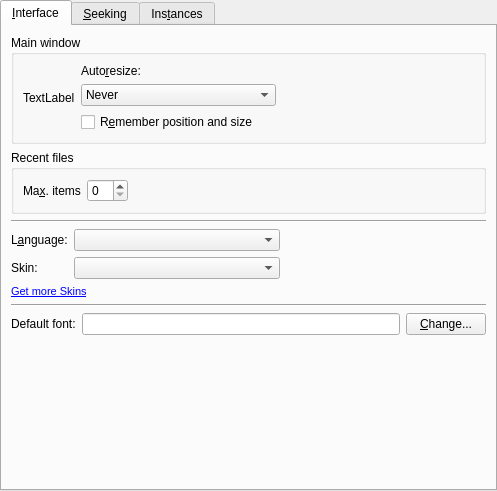
<?xml version="1.0" encoding="UTF-8"?>
<ui version="4.0">
 <class>PrefInterface</class>
 <widget class="QWidget" name="PrefInterface">
  <property name="geometry">
   <rect>
    <x>0</x>
    <y>0</y>
    <width>497</width>
    <height>491</height>
   </rect>
  </property>
  <layout class="QVBoxLayout">
   <property name="spacing">
    <number>0</number>
   </property>
   <property name="margin">
    <number>0</number>
   </property>
   <item>
    <widget class="QTabWidget" name="tabWidget">
     <property name="currentIndex">
      <number>0</number>
     </property>
     <widget class="QWidget" name="tab">
      <attribute name="title">
       <string>&amp;Interface</string>
      </attribute>
      <layout class="QVBoxLayout">
       <property name="spacing">
        <number>6</number>
       </property>
       <property name="margin">
        <number>9</number>
       </property>
       <item>
        <widget class="QGroupBox" name="groupBox">
         <property name="title">
          <string>Main window</string>
         </property>
         <layout class="QHBoxLayout">
          <property name="spacing">
           <number>6</number>
          </property>
          <property name="margin">
           <number>9</number>
          </property>
          <item>
           <widget class="QLabel" name="resize_window_icon">
            <property name="text">
             <string>TextLabel</string>
            </property>
           </widget>
          </item>
          <item>
           <layout class="QVBoxLayout">
            <property name="spacing">
             <number>6</number>
            </property>
            <property name="margin">
             <number>0</number>
            </property>
            <item>
             <widget class="QLabel" name="label">
              <property name="text">
               <string>Auto&amp;resize:</string>
              </property>
              <property name="buddy">
               <cstring>mainwindow_resize_combo</cstring>
              </property>
             </widget>
            </item>
            <item>
             <widget class="QComboBox" name="mainwindow_resize_combo">
              <property name="sizePolicy">
               <sizepolicy hsizetype="Preferred" vsizetype="Fixed">
                <horstretch>0</horstretch>
                <verstretch>0</verstretch>
               </sizepolicy>
              </property>
              <item>
               <property name="text">
                <string>Never</string>
               </property>
              </item>
              <item>
               <property name="text">
                <string>Whenever it's needed</string>
               </property>
              </item>
              <item>
               <property name="text">
                <string>Only after loading a new video</string>
               </property>
              </item>
             </widget>
            </item>
            <item>
             <widget class="QCheckBox" name="save_size_check">
              <property name="text">
               <string>R&amp;emember position and size</string>
              </property>
             </widget>
            </item>
           </layout>
          </item>
          <item>
           <spacer>
            <property name="orientation">
             <enum>Qt::Horizontal</enum>
            </property>
            <property name="sizeHint" stdset="0">
             <size>
              <width>40</width>
              <height>20</height>
             </size>
            </property>
           </spacer>
          </item>
         </layout>
        </widget>
       </item>
       <item>
        <widget class="QGroupBox" name="groupBox_4">
         <property name="title">
          <string>Recent files</string>
         </property>
         <layout class="QHBoxLayout">
          <property name="spacing">
           <number>6</number>
          </property>
          <property name="margin">
           <number>9</number>
          </property>
          <item>
           <widget class="QLabel" name="textLabel1_15">
            <property name="text">
             <string>Ma&amp;x. items</string>
            </property>
            <property name="wordWrap">
             <bool>false</bool>
            </property>
            <property name="buddy">
             <cstring>recents_max_items_spin</cstring>
            </property>
           </widget>
          </item>
          <item>
           <widget class="QSpinBox" name="recents_max_items_spin">
            <property name="minimum">
             <number>0</number>
            </property>
            <property name="maximum">
             <number>20</number>
            </property>
           </widget>
          </item>
          <item>
           <spacer>
            <property name="orientation">
             <enum>Qt::Horizontal</enum>
            </property>
            <property name="sizeHint" stdset="0">
             <size>
              <width>40</width>
              <height>20</height>
             </size>
            </property>
           </spacer>
          </item>
         </layout>
        </widget>
       </item>
       <item>
        <widget class="Line" name="line_3">
         <property name="sizePolicy">
          <sizepolicy hsizetype="Expanding" vsizetype="Fixed">
           <horstretch>0</horstretch>
           <verstretch>0</verstretch>
          </sizepolicy>
         </property>
         <property name="orientation">
          <enum>Qt::Horizontal</enum>
         </property>
        </widget>
       </item>
       <item>
        <layout class="QGridLayout">
         <property name="margin">
          <number>0</number>
         </property>
         <property name="spacing">
          <number>6</number>
         </property>
         <item row="0" column="0">
          <widget class="QLabel" name="textLabel1_18">
           <property name="text">
            <string>L&amp;anguage:</string>
           </property>
           <property name="wordWrap">
            <bool>false</bool>
           </property>
           <property name="buddy">
            <cstring>language_combo</cstring>
           </property>
          </widget>
         </item>
         <item row="1" column="0">
          <widget class="QLabel" name="skin_label">
           <property name="text">
            <string>Skin:</string>
           </property>
           <property name="wordWrap">
            <bool>false</bool>
           </property>
           <property name="buddy">
            <cstring>skin_combo</cstring>
           </property>
          </widget>
         </item>
         <item row="0" column="1">
          <widget class="MyComboBox" name="language_combo">
           <property name="sizePolicy">
            <sizepolicy hsizetype="Expanding" vsizetype="Fixed">
             <horstretch>0</horstretch>
             <verstretch>0</verstretch>
            </sizepolicy>
           </property>
          </widget>
         </item>
         <item row="1" column="1">
          <widget class="MyComboBox" name="skin_combo">
           <property name="sizePolicy">
            <sizepolicy hsizetype="Expanding" vsizetype="Fixed">
             <horstretch>0</horstretch>
             <verstretch>0</verstretch>
            </sizepolicy>
           </property>
          </widget>
         </item>
         <item row="1" column="2">
          <spacer>
           <property name="orientation">
            <enum>Qt::Horizontal</enum>
           </property>
           <property name="sizeHint" stdset="0">
            <size>
             <width>40</width>
             <height>20</height>
            </size>
           </property>
          </spacer>
         </item>
         <item row="0" column="2">
          <spacer>
           <property name="orientation">
            <enum>Qt::Horizontal</enum>
           </property>
           <property name="sizeHint" stdset="0">
            <size>
             <width>40</width>
             <height>20</height>
            </size>
           </property>
          </spacer>
         </item>
         <item row="2" column="0" colspan="2">
          <widget class="QLabel" name="getMoreLabel">
           <property name="text">
            <string>&lt;!DOCTYPE HTML PUBLIC &quot;-//W3C//DTD HTML 4.0//EN&quot; &quot;http://www.w3.org/TR/REC-html40/strict.dtd&quot;&gt;
&lt;html&gt;&lt;head&gt;&lt;meta name=&quot;qrichtext&quot; content=&quot;1&quot; /&gt;&lt;style type=&quot;text/css&quot;&gt;
p, li { white-space: pre-wrap; }
&lt;/style&gt;&lt;/head&gt;&lt;body style=&quot; font-family:'MS Shell Dlg 2'; font-size:8.25pt; font-weight:400; font-style:normal;&quot;&gt;
&lt;p style=&quot; margin-top:0px; margin-bottom:0px; margin-left:0px; margin-right:0px; -qt-block-indent:0; text-indent:0px;&quot;&gt;&lt;a href=&quot;http://www.umplayer.com/skins/&quot;&gt;&lt;span style=&quot; text-decoration: underline; color:#0000ff;&quot;&gt;Get more Skins&lt;/span&gt;&lt;/a&gt;&lt;/p&gt;&lt;/body&gt;&lt;/html&gt;</string>
           </property>
           <property name="openExternalLinks">
            <bool>true</bool>
           </property>
          </widget>
         </item>
        </layout>
       </item>
       <item>
        <widget class="Line" name="line">
         <property name="sizePolicy">
          <sizepolicy hsizetype="Expanding" vsizetype="Fixed">
           <horstretch>0</horstretch>
           <verstretch>0</verstretch>
          </sizepolicy>
         </property>
         <property name="orientation">
          <enum>Qt::Horizontal</enum>
         </property>
        </widget>
       </item>
       <item>
        <layout class="QHBoxLayout">
         <property name="spacing">
          <number>6</number>
         </property>
         <property name="margin">
          <number>0</number>
         </property>
         <item>
          <widget class="QLabel" name="label_2">
           <property name="text">
            <string>Default font:</string>
           </property>
          </widget>
         </item>
         <item>
          <widget class="QLineEdit" name="default_font_edit">
           <property name="readOnly">
            <bool>true</bool>
           </property>
          </widget>
         </item>
         <item>
          <widget class="QPushButton" name="changeFontButton">
           <property name="text">
            <string>&amp;Change...</string>
           </property>
          </widget>
         </item>
        </layout>
       </item>
       <item>
        <spacer>
         <property name="orientation">
          <enum>Qt::Vertical</enum>
         </property>
         <property name="sizeHint" stdset="0">
          <size>
           <width>20</width>
           <height>40</height>
          </size>
         </property>
        </spacer>
       </item>
      </layout>
     </widget>
     <widget class="QWidget" name="tab_3">
      <attribute name="title">
       <string>&amp;Seeking</string>
      </attribute>
      <layout class="QGridLayout">
       <property name="margin">
        <number>9</number>
       </property>
       <property name="spacing">
        <number>6</number>
       </property>
       <item row="3" column="1">
        <spacer>
         <property name="orientation">
          <enum>Qt::Vertical</enum>
         </property>
         <property name="sizeHint" stdset="0">
          <size>
           <width>20</width>
           <height>40</height>
          </size>
         </property>
        </spacer>
       </item>
       <item row="0" column="0">
        <layout class="QVBoxLayout">
         <property name="spacing">
          <number>6</number>
         </property>
         <property name="margin">
          <number>0</number>
         </property>
         <item>
          <widget class="SeekWidget" name="seek1" native="true"/>
         </item>
         <item>
          <widget class="SeekWidget" name="seek2" native="true"/>
         </item>
         <item>
          <widget class="SeekWidget" name="seek3" native="true"/>
         </item>
         <item>
          <widget class="SeekWidget" name="seek4" native="true"/>
         </item>
        </layout>
       </item>
       <item row="0" column="1">
        <spacer>
         <property name="orientation">
          <enum>Qt::Horizontal</enum>
         </property>
         <property name="sizeHint" stdset="0">
          <size>
           <width>40</width>
           <height>20</height>
          </size>
         </property>
        </spacer>
       </item>
       <item row="1" column="0" colspan="2">
        <widget class="Line" name="line_4">
         <property name="sizePolicy">
          <sizepolicy hsizetype="Expanding" vsizetype="Fixed">
           <horstretch>0</horstretch>
           <verstretch>0</verstretch>
          </sizepolicy>
         </property>
         <property name="orientation">
          <enum>Qt::Horizontal</enum>
         </property>
        </widget>
       </item>
       <item row="2" column="0" colspan="2">
        <layout class="QHBoxLayout">
         <property name="spacing">
          <number>6</number>
         </property>
         <property name="margin">
          <number>0</number>
         </property>
         <item>
          <widget class="QLabel" name="label_3">
           <property name="text">
            <string>&amp;Behaviour of time slider:</string>
           </property>
           <property name="buddy">
            <cstring>timeslider_behaviour_combo</cstring>
           </property>
          </widget>
         </item>
         <item>
          <widget class="QComboBox" name="timeslider_behaviour_combo">
           <property name="sizePolicy">
            <sizepolicy hsizetype="Expanding" vsizetype="Fixed">
             <horstretch>0</horstretch>
             <verstretch>0</verstretch>
            </sizepolicy>
           </property>
           <item>
            <property name="text">
             <string>Seek to position while dragging</string>
            </property>
           </item>
           <item>
            <property name="text">
             <string>Seek to position when released</string>
            </property>
           </item>
          </widget>
         </item>
         <item>
          <spacer>
           <property name="orientation">
            <enum>Qt::Horizontal</enum>
           </property>
           <property name="sizeHint" stdset="0">
            <size>
             <width>81</width>
             <height>25</height>
            </size>
           </property>
          </spacer>
         </item>
        </layout>
       </item>
      </layout>
     </widget>
     <widget class="QWidget" name="tab_2">
      <attribute name="title">
       <string>Ins&amp;tances</string>
      </attribute>
      <layout class="QVBoxLayout">
       <property name="spacing">
        <number>6</number>
       </property>
       <property name="margin">
        <number>9</number>
       </property>
       <item>
        <layout class="QHBoxLayout">
         <property name="spacing">
          <number>6</number>
         </property>
         <property name="margin">
          <number>0</number>
         </property>
         <item>
          <layout class="QVBoxLayout">
           <property name="spacing">
            <number>6</number>
           </property>
           <property name="margin">
            <number>0</number>
           </property>
           <item>
            <widget class="QCheckBox" name="single_instance_check">
             <property name="text">
              <string>&amp;Use only one running instance of UMPlayer</string>
             </property>
            </widget>
           </item>
           <item>
            <widget class="QGroupBox" name="port_groupbox">
             <property name="enabled">
              <bool>false</bool>
             </property>
             <property name="title">
              <string>Port to listen</string>
             </property>
             <layout class="QVBoxLayout">
              <property name="spacing">
               <number>6</number>
              </property>
              <property name="margin">
               <number>9</number>
              </property>
              <item>
               <widget class="QRadioButton" name="automatic_port_button">
                <property name="text">
                 <string>&amp;Automatic</string>
                </property>
               </widget>
              </item>
              <item>
               <layout class="QHBoxLayout">
                <property name="spacing">
                 <number>6</number>
                </property>
                <property name="margin">
                 <number>0</number>
                </property>
                <item>
                 <widget class="QRadioButton" name="manual_port_button">
                  <property name="text">
                   <string>&amp;Manual</string>
                  </property>
                 </widget>
                </item>
                <item>
                 <widget class="QSpinBox" name="server_port_spin">
                  <property name="enabled">
                   <bool>false</bool>
                  </property>
                  <property name="maximum">
                   <number>65535</number>
                  </property>
                 </widget>
                </item>
                <item>
                 <spacer>
                  <property name="orientation">
                   <enum>Qt::Horizontal</enum>
                  </property>
                  <property name="sizeType">
                   <enum>QSizePolicy::Expanding</enum>
                  </property>
                  <property name="sizeHint" stdset="0">
                   <size>
                    <width>270</width>
                    <height>31</height>
                   </size>
                  </property>
                 </spacer>
                </item>
               </layout>
              </item>
             </layout>
            </widget>
           </item>
          </layout>
         </item>
        </layout>
       </item>
       <item>
        <spacer>
         <property name="orientation">
          <enum>Qt::Vertical</enum>
         </property>
         <property name="sizeHint" stdset="0">
          <size>
           <width>20</width>
           <height>40</height>
          </size>
         </property>
        </spacer>
       </item>
      </layout>
     </widget>
     <!--
        -<widget class="QWidget" name="tab_4">
        - <attribute name="title">
        -  <string>&amp;Floating control</string>
        - </attribute>
        - <layout class="QVBoxLayout">
        -  <item>
        -   <widget class="QLabel" name="label_6">
        -    <property name="text">
        -     <string>The floating control appears in fullscreen mode when the mouse is moved to the bottom of the screen.</string>
        -    </property>
        -    <property name="wordWrap">
        -     <bool>true</bool>
        -    </property>
        -   </widget>
        -  </item>
        -  <item>
        -   <widget class="QCheckBox" name="floating_animated_check">
        -    <property name="text">
        -     <string>&amp;Animated</string>
        -    </property>
        -   </widget>
        -  </item>
        -  <item>
        -   <layout class="QGridLayout">
        -    <item row="0" column="0">
        -     <widget class="QLabel" name="label_7">
        -      <property name="text">
        -       <string>&amp;Width:</string>
        -      </property>
        -      <property name="buddy">
        -       <cstring>floating_width_slider</cstring>
        -      </property>
        -     </widget>
        -    </item>
        -    <item row="0" column="1">
        -     <widget class="QSlider" name="floating_width_slider">
        -      <property name="maximum">
        -       <number>100</number>
        -      </property>
        -      <property name="orientation">
        -       <enum>Qt::Horizontal</enum>
        -      </property>
        -     </widget>
        -    </item>
        -    <item row="0" column="2">
        -     <widget class="QLabel" name="floating_width_label">
        -      <property name="frameShape">
        -       <enum>QFrame::Panel</enum>
        -      </property>
        -      <property name="frameShadow">
        -       <enum>QFrame::Sunken</enum>
        -      </property>
        -      <property name="text">
        -       <string>0</string>
        -      </property>
        -     </widget>
        -    </item>
        -    <item row="1" column="0">
        -     <widget class="QLabel" name="label_8">
        -      <property name="text">
        -       <string>&amp;Margin:</string>
        -      </property>
        -      <property name="buddy">
        -       <cstring>floating_margin_slider</cstring>
        -      </property>
        -     </widget>
        -    </item>
        -    <item row="1" column="1">
        -     <widget class="QSlider" name="floating_margin_slider">
        -      <property name="maximum">
        -       <number>80</number>
        -      </property>
        -      <property name="orientation">
        -       <enum>Qt::Horizontal</enum>
        -      </property>
        -     </widget>
        -    </item>
        -    <item row="1" column="2">
        -     <widget class="QLabel" name="floating_margin_label">
        -      <property name="frameShape">
        -       <enum>QFrame::Panel</enum>
        -      </property>
        -      <property name="frameShadow">
        -       <enum>QFrame::Sunken</enum>
        -      </property>
        -      <property name="text">
        -       <string>0</string>
        -      </property>
        -     </widget>
        -    </item>
        -   </layout>
        -  </item>
        -  <item>
        -   <widget class="QCheckBox" name="floating_bypass_wm_check">
        -    <property name="text">
        -     <string>&amp;Bypass window manager</string>
        -    </property>
        -   </widget>
        -  </item>
        -  <item>
        -   <spacer>
        -    <property name="orientation">
        -     <enum>Qt::Vertical</enum>
        -    </property>
        -    <property name="sizeHint" stdset="0">
        -     <size>
        -      <width>20</width>
        -      <height>40</height>
        -     </size>
        -    </property>
        -   </spacer>
        -  </item>
        - </layout>
        -</widget>
        -->
    </widget>
   </item>
  </layout>
 </widget>
 <customwidgets>
  <customwidget>
   <class>MyComboBox</class>
   <extends>QComboBox</extends>
   <header>mycombobox.h</header>
  </customwidget>
  <customwidget>
   <class>SeekWidget</class>
   <extends>QWidget</extends>
   <header>seekwidget.h</header>
  </customwidget>
 </customwidgets>
 <tabstops>
  <tabstop>tabWidget</tabstop>
  <tabstop>mainwindow_resize_combo</tabstop>
  <tabstop>save_size_check</tabstop>
  <tabstop>recents_max_items_spin</tabstop>
  <tabstop>language_combo</tabstop>
  <tabstop>skin_combo</tabstop>
  <tabstop>default_font_edit</tabstop>
  <tabstop>changeFontButton</tabstop>
  <tabstop>timeslider_behaviour_combo</tabstop>
  <tabstop>single_instance_check</tabstop>
  <tabstop>automatic_port_button</tabstop>
  <tabstop>manual_port_button</tabstop>
  <tabstop>server_port_spin</tabstop>
  <!--
     -<tabstop>floating_animated_check</tabstop>
     -<tabstop>floating_width_slider</tabstop>
     -<tabstop>floating_margin_slider</tabstop>
     -<tabstop>floating_bypass_wm_check</tabstop>
     -->
 </tabstops>
 <resources/>
 <connections>
  <connection>
   <sender>manual_port_button</sender>
   <signal>toggled(bool)</signal>
   <receiver>server_port_spin</receiver>
   <slot>setEnabled(bool)</slot>
   <hints>
    <hint type="sourcelabel">
     <x>124</x>
     <y>170</y>
    </hint>
    <hint type="destinationlabel">
     <x>109</x>
     <y>126</y>
    </hint>
   </hints>
  </connection>
  <connection>
   <sender>single_instance_check</sender>
   <signal>toggled(bool)</signal>
   <receiver>port_groupbox</receiver>
   <slot>setEnabled(bool)</slot>
   <hints>
    <hint type="sourcelabel">
     <x>319</x>
     <y>49</y>
    </hint>
    <hint type="destinationlabel">
     <x>317</x>
     <y>222</y>
    </hint>
   </hints>
  </connection>
  <!--
     -<connection>
     - <sender>floating_width_slider</sender>
     - <signal>valueChanged(int)</signal>
     - <receiver>floating_width_label</receiver>
     - <slot>setNum(int)</slot>
     - <hints>
     -  <hint type="sourcelabel">
     -   <x>222</x>
     -   <y>154</y>
     -  </hint>
     -  <hint type="destinationlabel">
     -   <x>411</x>
     -   <y>156</y>
     -  </hint>
     - </hints>
     -</connection>
     -->
  <!--
     -<connection>
     - <sender>floating_margin_slider</sender>
     - <signal>valueChanged(int)</signal>
     - <receiver>floating_margin_label</receiver>
     - <slot>setNum(int)</slot>
     - <hints>
     -  <hint type="sourcelabel">
     -   <x>272</x>
     -   <y>204</y>
     -  </hint>
     -  <hint type="destinationlabel">
     -   <x>480</x>
     -   <y>150</y>
     -  </hint>
     - </hints>
     -</connection>
     -->
 </connections>
</ui>
